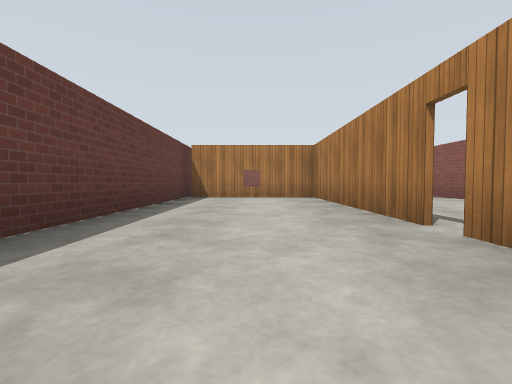
view 1 (above)

20 first-person views from a walk through a Gazebo world. The camera is 0.72 m above the floor, tilts 2° down and sees 85° across. The floor is counted in squares, 2 m on a side. Each view is taken from the middle of a square. On the plan, view 1 faces up. The plan holds only what a view shows up to about 9 squares ahead; the rest is blank. Gazebo's built-in surfaces are drawn with simple patterns.

view 2
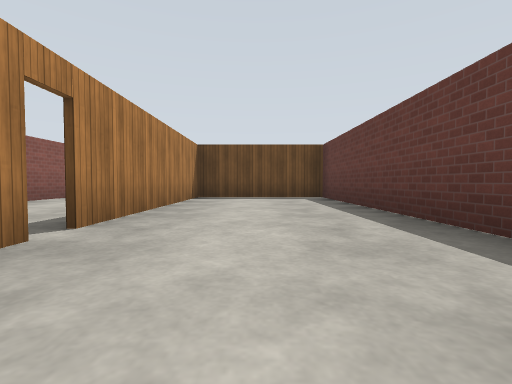

view 3
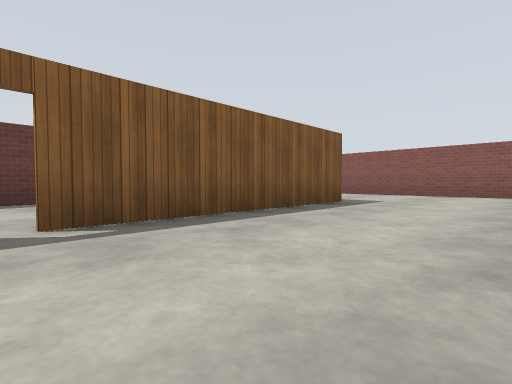

view 4
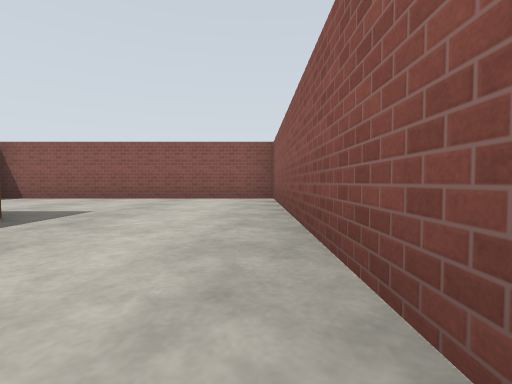

view 5
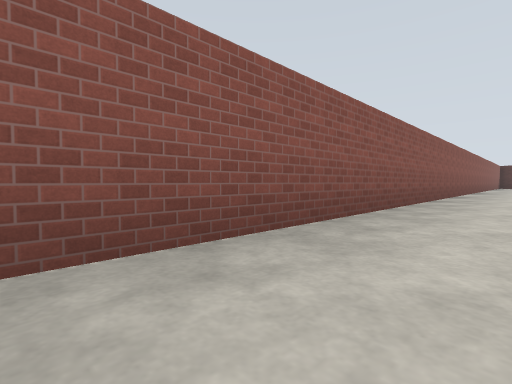

view 6
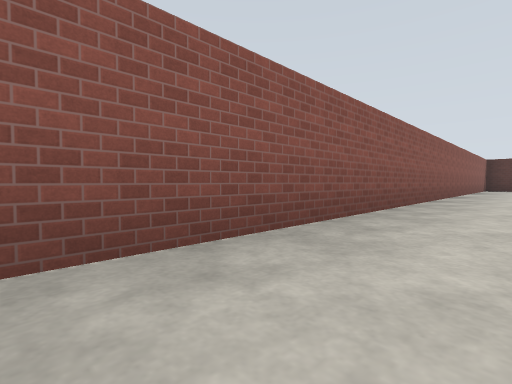

view 7
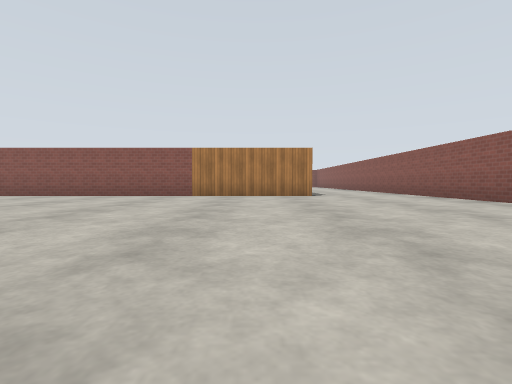

view 8
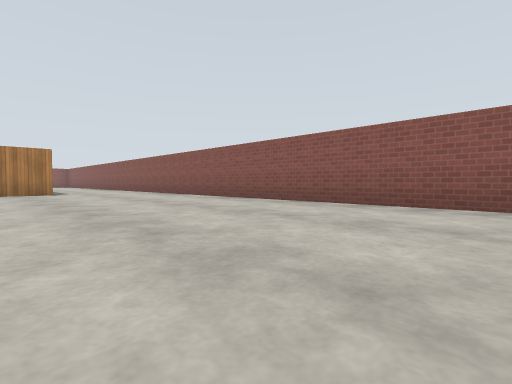

view 9
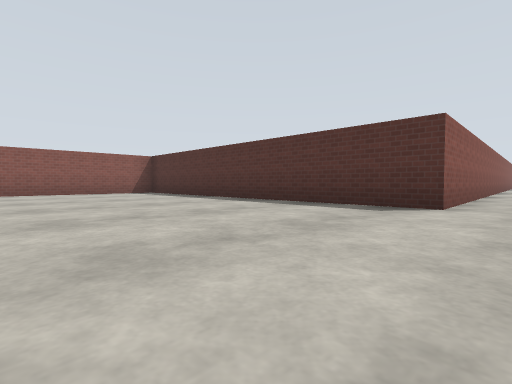

view 10
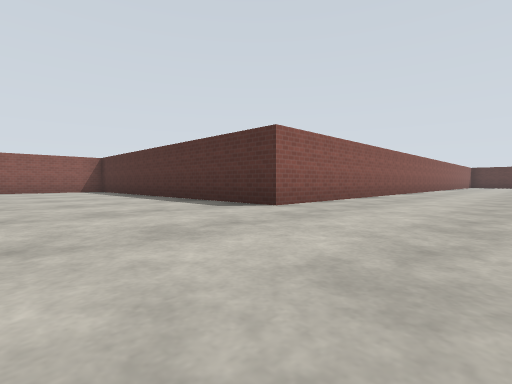

view 11
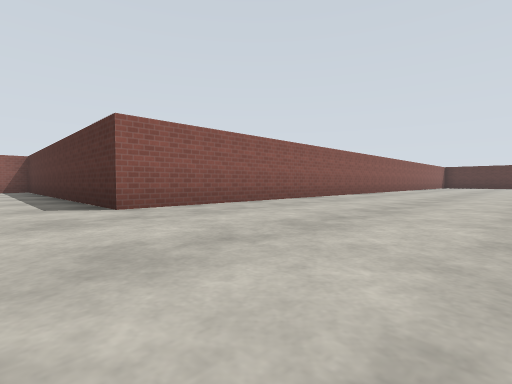

view 12
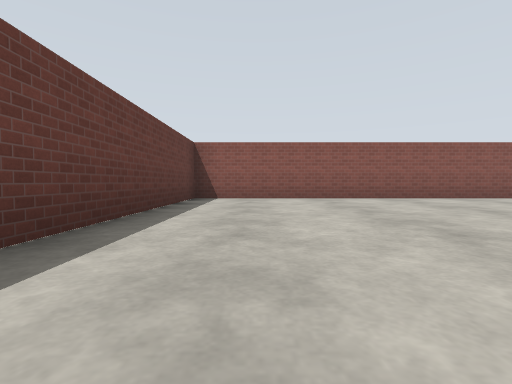

view 13
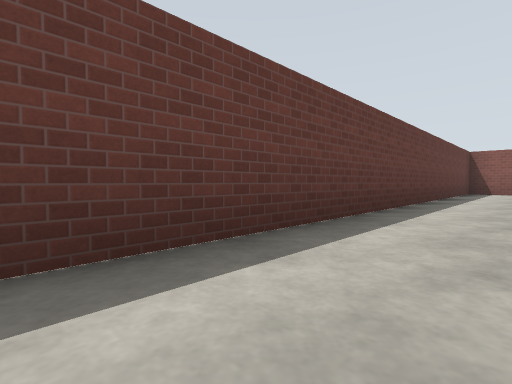

view 14
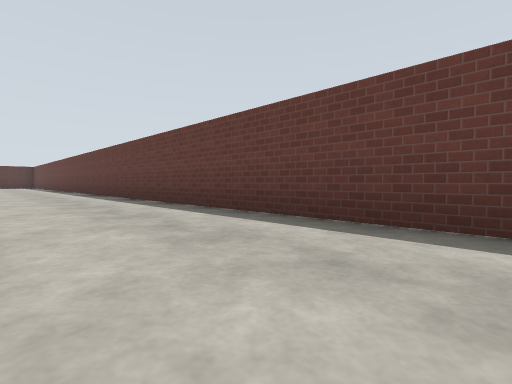

view 15
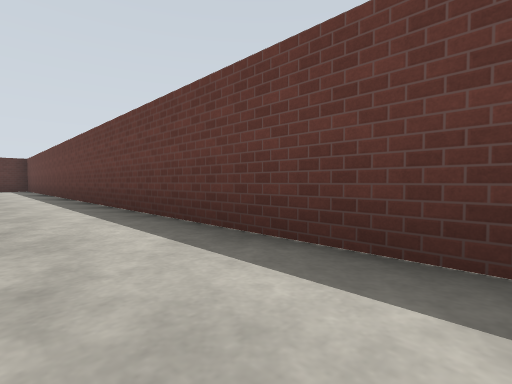

view 16
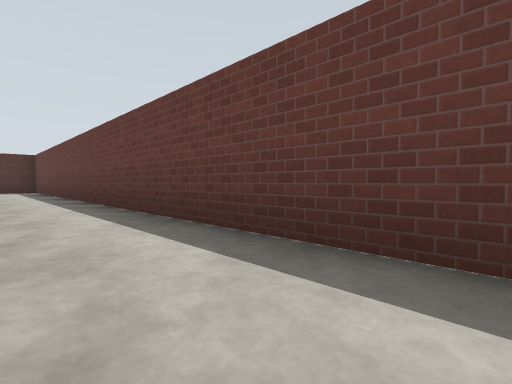

view 17
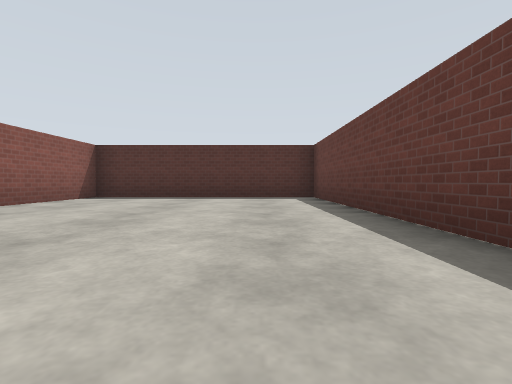

view 18
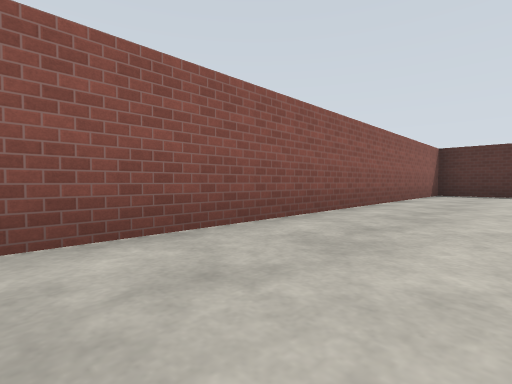

view 19
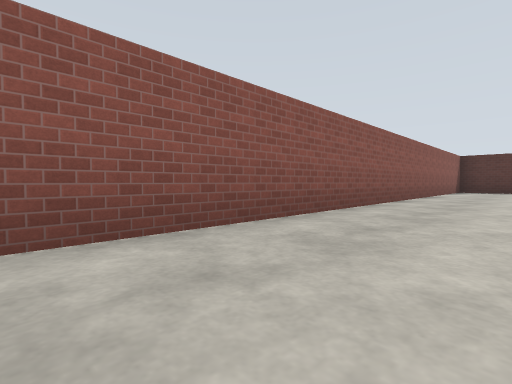

view 20
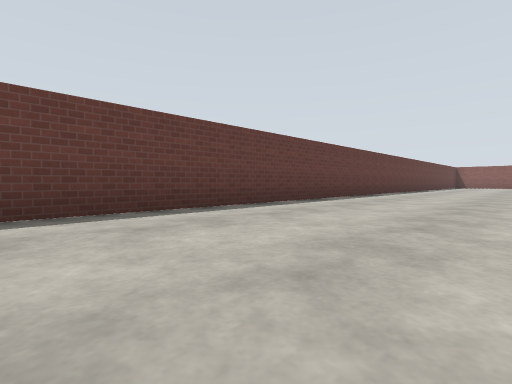

### Floor plan
Ten units are one square. View 1 is at (0, 0); x grows to the right and y downward. Boxes are objects, and circles mark ways between rooms. Rooms are numbered by the first view taken in them; rooms with no view inside come last. Other rooms are left out.
<svg viewBox="-99 -107 148 429">
<path fill="none" stroke="#000" d="M14 -23 14 -67 -16 -67M-17 -73 -16 27 14 27 14 -19M44 124 44 -102 -18 -102M15 27 -94 27 -94 317 -42 317 -42 133 35 133M15 -69 15 -23"/>
<circle cx="10" cy="-20" r="3" fill="#2a7"/>
<text x="-10" y="-20">1</text>
<text x="-30" y="100">2</text>
</svg>
Room 1 opens to room 2.

Where each view was taken, in squares from view 1:
view 1: 0 up, 0 right, facing up
view 2: 4 up, 0 right, facing down
view 3: 2 up, 4 right, facing up-left
view 4: 4 up, 4 right, facing up
view 5: 7 up, 3 right, facing down-right
view 6: 1 up, 3 right, facing down-right
view 7: 10 down, 0 right, facing up
view 8: 12 down, 0 right, facing up-right
view 9: 9 down, 5 left, facing down-right
view 10: 10 down, 7 left, facing down-right
view 11: 12 down, 8 left, facing down-right
view 12: 9 down, 8 left, facing up
view 13: 13 down, 8 left, facing up-left
view 14: 11 down, 7 left, facing down-left
view 15: 18 down, 8 left, facing down-left
view 16: 20 down, 8 left, facing down-left
view 17: 25 down, 8 left, facing down
view 18: 23 down, 6 left, facing down-right
view 19: 20 down, 6 left, facing down-right
view 20: 23 down, 6 left, facing up-left
